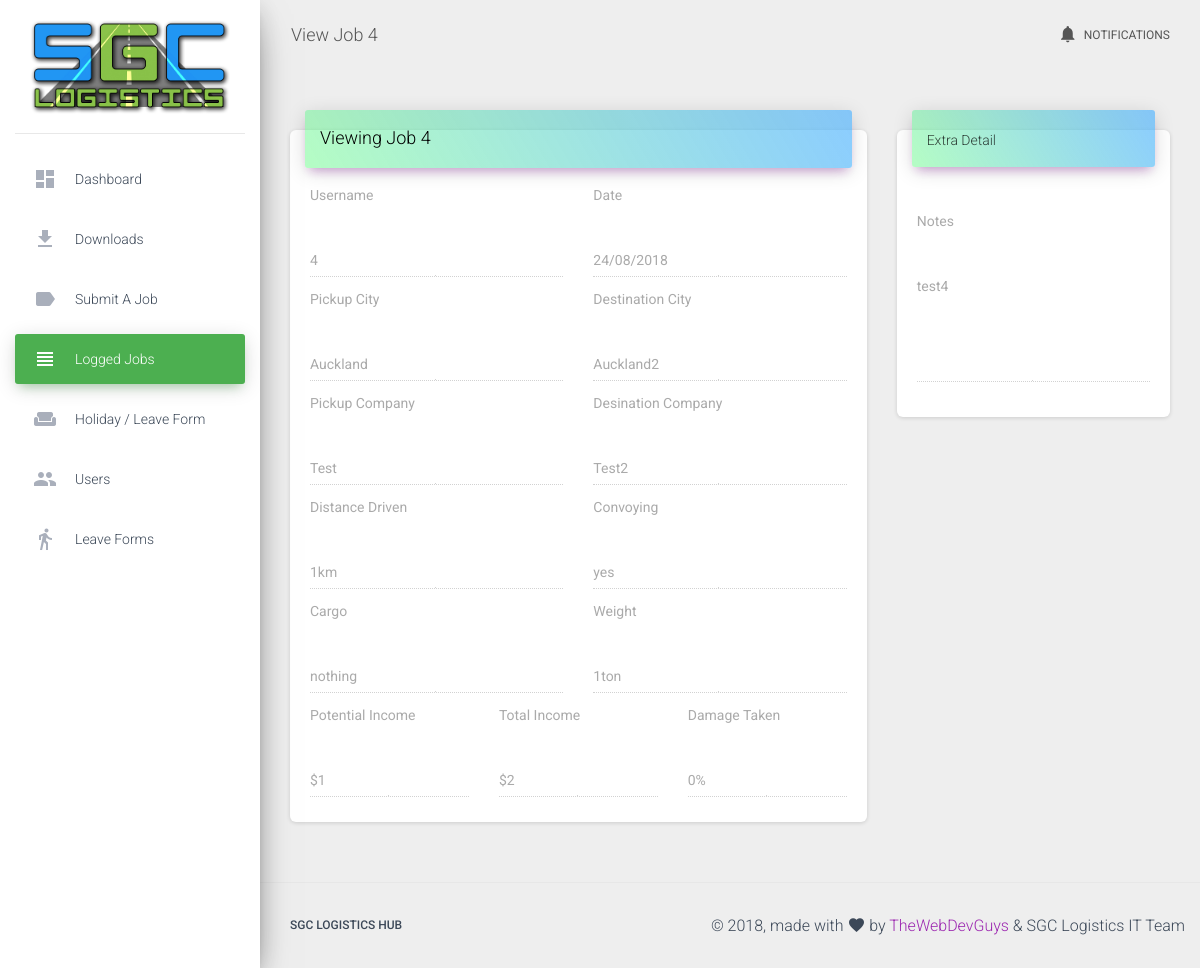
The app's page /viewjob.php?id=4 with its own data.
### tables this page shows
CREATE TABLE `user_jobs` (
  `id` int(11) NOT NULL,
  `username` varchar(32) NOT NULL,
  `date` varchar(32) NOT NULL,
  `pickup_city` varchar(25) NOT NULL,
  `destination_city` varchar(25) NOT NULL,
  `pickup_company` varchar(25) NOT NULL,
  `destination_company` varchar(25) NOT NULL,
  `distance` varchar(10) NOT NULL,
  `convoy` varchar(10) NOT NULL,
  `cargo` varchar(32) NOT NULL,
  `weight` varchar(10) NOT NULL,
  `potential_income` varchar(10) NOT NULL,
  `total_income` varchar(10) NOT NULL,
  `total_damage` varchar(10) NOT NULL,
  `notes` varchar(250) NOT NULL
);

### common/jobselector.php (called while the page is built, shortened)
<?php
$connection = new Connection();
$conn = $connection->getConnection();
$id = $_GET['id'];
$sql = $conn->prepare("SELECT id, username, date, pickup_city, destination_city, pickup_company, destination_company, distance, convoy, cargo, weight, potential_income, total_income, total_damage, notes FROM user_jobs WHERE id = ?");
$sql->bindParam(1, $id);
$sql->execute();
$row = $sql->fetch();
$username = $row["username"];
$d = $row["date"];
$pcity = $row["pickup_city"];
$dcity = $row["destination_city"];
$pcompany = $row["pickup_company"];
$dcompany = $row["destination_company"];
$distance = $row["distance"];
$convoy = $row["convoy"];
$cargo = $row["cargo"];
$weight = $row["weight"];
$pincome = $row["potential_income"];
$tincome = $row["total_income"];
$tdamage = $row["total_damage"];
$notes = $row["notes"];

### viewjob.php (the view, shortened to what this page needs)
<!doctype html>
<html lang="en">
<?php require('common/header.php');
require_once("common/jobselector.php");?>
<head>
</head>
<body class="">
  <div class="wrapper ">
    <div class="sidebar" data-color="green" data-background-color="white">
      <div class="logo">
        <a href="#" class="simple-text logo-normal">
            <img src="assets/img/logoasdfasdf.png" width="200px">
        </a>
      </div>
      <div class="sidebar-wrapper">
        <ul class="nav">
          <li class="nav-item">
            <a class="nav-link" href="index.php">
              <i class="material-icons">dashboard</i>
              <p>Dashboard</p>
            </a>
          </li>
          <li class="nav-item">
              <a class="nav-link" href="downloads.php">
                  <i class="material-icons">get_app</i>
                  <p>Downloads</p>
                </a>
          </li>
          <li class="nav-item">
              <a class="nav-link" href="submit.php">
                  <i class="material-icons">label</i>
                  <p>Submit a Job</p>
              </a>
          </li>
          <li class="nav-item active">
              <a class="nav-link" href="loggedjobs.php">
                  <i class="material-icons">view_headline</i>
                  <p>Logged Jobs</p>
              </a>
          </li>
          <li class="nav-item">
              <a class="nav-link" href="loa.php">
                  <i class="material-icons">weekend</i>
                  <p>Holiday / Leave Form</p>
              </a>
          </li>
          <li class="nav-item">
              <a class="nav-link" href="users.php">
                  <i class="material-icons">people</i>
                  <p>Users</p>
              </a>
          </li>
          <li class="nav-item">
              <a class="nav-link" href="leaveforms.php">
                  <i class="material-icons">directions_walk</i>
                  <p>Leave Forms</p>
              </a>
          </li>
        </ul>
      </div>
    </div>
    <div class="main-panel">
      <nav class="navbar navbar-expand-lg navbar-transparent navbar-absolute fixed-top ">
        <div class="container-fluid">
          <div class="navbar-wrapper">
            <a class="navbar-brand" href="#pablo">View Job <?php echo $id; ?></a>
          </div>
          <div class="collapse navbar-collapse justify-content-end">
            <ul class="navbar-nav">
              <li class="nav-item">
                <a class="nav-link" href="#pablo">
                  <i class="material-icons">notifications</i> Notifications
                </a>
              </li>
            </ul>
          </div>
        </div>
      </nav>
        <div class="content">
            <div class="container-fluid">
                <div class="row">
                    <div class="col-md-8">
                        <div class="card">
                            <div class="card-header card-header-primary">
                                <h4 class="card-title">Viewing Job <?php echo $id; ?></h4>
                            </div>
                            <div class="card-body">
                                <div class="row">
                                    <div class="col-md-6">
                                        <label>Username</label>
                                        <div class="form-group">
                                            <label class="bmd-label-floating"><?php echo $username; ?></label>
                                            <input type="text" class="form-control" name="username" title="Username Goes Here" disabled>
                                        </div>
                                    </div>
                                    <div class="col-md-6">
                                        <label>Date</label>
                                        <div class="form-group">
                                            <label class="bmd-label-floating"><?php echo $d; ?></label>
                                            <input type="text" class="form-control" name="date" title="Date you completed the job" disabled>
                                        </div>
                                    </div>
                                </div>
                                <div class="row">
                                    <div class="col-md-6">
                                        <label>Pickup City</label>
                                        <div class="form-group">
                                            <label class="bmd-label-floating"><?php echo $pcity; ?></label>
                                            <input type="text" class="form-control" name="pickupcity" title="Location of the pickup" disabled>
                                        </div>
                                    </div>
                                    <div class="col-md-6">
                                        <label>Destination City</label>
                                        <div class="form-group">
                                            <label class="bmd-label-floating"><?php echo $dcity; ?></label>
                                            <input type="text" class="form-control" name="destinationcity" title="Location of the Destination" disabled>
                                        </div>
                                    </div>
                                </div>
                                <div class="row">
                                    <div class="col-md-6">
                                        <label>Pickup Company</label>
                                        <div class="form-group">
                                            <label class="bmd-label-floating"><?php echo $pcompany; ?></label>
                                            <input type="text" class="form-control" name="pickupcompany" title="Company you picked up the load from" disabled>
                                        </div>
                                    </div>
                                    <div class="col-md-6">
                                        <label>Desination Company</label>
                                        <div class="form-group">
                                            <label class="bmd-label-floating"><?php echo $dcompany; ?></label>
                                            <input type="text" class="form-control" name="destinationcompany" title="Company you dropped off the load to" disabled>
                                        </div>
                                    </div>
                                </div>
                                <div class="row">
                                    <div class="col-md-6">
                                        <label>Distance Driven</label>
                                        <div class="form-group">
                                            <label class="bmd-label-floating"><?php echo $distance; ?></label>
                                            <input type="text" class="form-control" name="distance" title="How far did you drive" disabled>
                                        </div>
                                    </div>
                                    <div class="col-md-6">
                                        <label>Convoying</label>
                                        <div class="form-group">
                                            <label class="bmd-label-floating"><?php echo $convoy; ?></label>
                                            <input type="text" class="form-control" name="convoy" title="Did you drive with other users/SGC Drivers" disabled>
                                        </div>
                                    </div>
                                </div>
                                <div class="row">
                                    <div class="col-md-6">
                                        <label>Cargo</label>
                                        <div class="form-group">
                                            <label class="bmd-label-floating"><?php echo $cargo; ?></label>
                                            <input type="text" class="form-control" name="cargo" title="What was your cargo" disabled>
                                        </div>
                                    </div>
                                    <div class="col-md-6">
                                        <label>Weight</label>
                                        <div class="form-group">
                                            <label class="bmd-label-floating"><?php echo $weight; ?></label>
                                            <input type="text" class="form-control" name="weight" title="How heavy was the load" disabled>
                                        </div>
                                    </div>
                                </div>
                                <div class="row">
                                    <div class="col-md-4">
                                        <label>Potential Income</label>
                                        <div class="form-group">
                                            <label class="bmd-label-floating"><?php echo $pincome; ?></label>
                                            <input type="text" class="form-control" name="potentialincome" title="How much were you expecting to make" disabled>
                                        </div>
                                    </div>
                                    <div class="col-md-4">
                                        <label>Total Income</label>
                                        <div class="form-group">
                                            <label class="bmd-label-floating"><?php echo $tincome; ?></label>
                                            <input type="text" class="form-control" name="totalincome" title="The amount you made final" disabled>
                                        </div>
                                    </div>
                                    <div class="col-md-4">
                                        <label>Damage Taken</label>
                                        <div class="form-group">
                                            <label class="bmd-label-floating"><?php echo $tdamage; ?></label>
                                            <input type="text" class="form-control" name="totaldamage" title="How much damage did you take" disabled>
                                        </div>
                                    </div>
                                </div>
                            </div>
                        </div>
                    </div>
                    <div class="col-md-4">
                        <div class="card">
                            <div class="card-header card-header-primary">
                                <p class="card-category">Extra Detail</p>
                            </div>
                            <div class="card-body">
                                <div class="row">
                                    <div class="col-md-12">
                                        <div class="form-group">
                                            <label>Notes</label>
                                            <div class="form-group">
                                                <label class="bmd-label-floating"><?php echo $notes; ?></label>
                                                <textarea class="form-control" rows="5" name="notes"  disabled></textarea>
                                            </div>
                                        </div>
                                    </div>
                                </div>
                            </div>
                        </div>
                    </div>
                </div>
            </div>
        </div>
        <?php
            echo $footer;
        ?>
    </div>
  </div>
</body>
</html>

### records on screen
user_jobs: username "4", date "24/08/2018", pickup_city "Auckland", destination_city "Auckland2", pickup_company "Test", destination_company "Test2", distance "1km", convoy "yes", cargo "nothing", weight "1ton", potential_income "$1", total_income "$2", total_damage "0%", notes "test4"

### other values on screen
$id "4"
